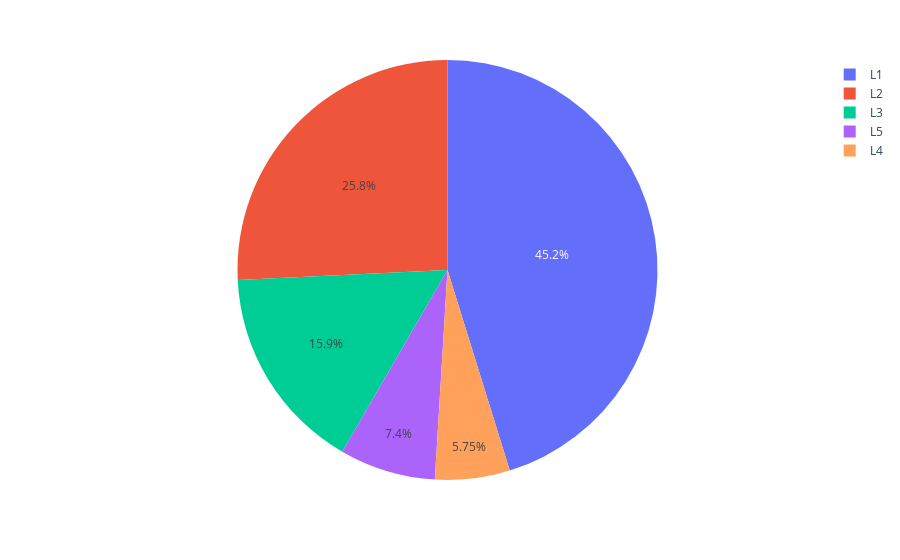

The notebook cell saved with this chart:
### Code cell
pie2 = dataset["Location_Type"].value_counts()
location = pie2.index
orders = pie2.values

fig = px.pie(dataset, values=orders, names=location)
fig.show()

### Figure 1 — Plotly figure (JSON) as saved in the notebook; plotly's stock layout.template omitted (floating-point values rounded to 4 significant figures)
{"data": [{"domain": {"x": [0, 1], "y": [0, 1]}, "hovertemplate": "label=%{label}<br>value=%{value}<extra></extra>", "labels": ["L1", "L2", "L3", "L5", "L4"], "legendgroup": "", "name": "", "showlegend": true, "type": "pie", "values": [85140, 48504, 29928, 13932, 10836]}], "layout": {"legend": {"tracegroupgap": 0}, "margin": {"t": 60}}}
